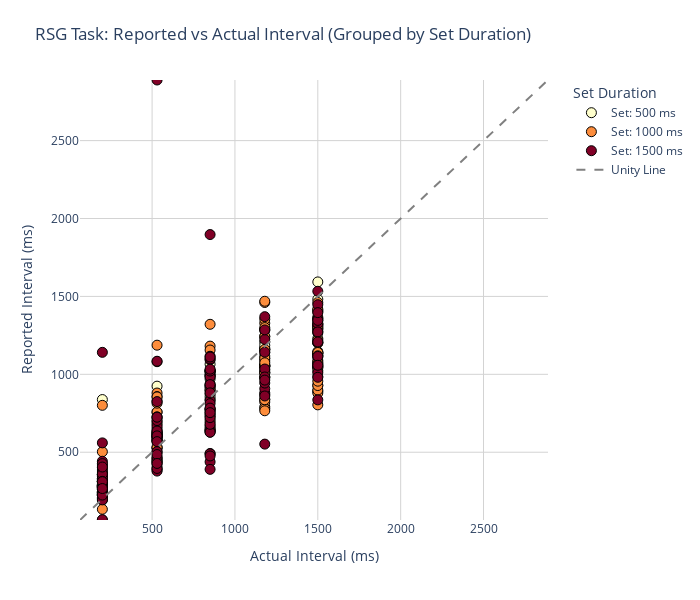

Notebook code for this chart:
### Markdown cell above
# Reported vs Actual Interval

### Code cell
import pandas as pd
import plotly.graph_objects as go
import plotly.express as px

# Assume go_df and set_durations are already defined and sorted

# Sort set durations to maintain color ordering
set_durations = sorted(go_df['set_duration'].unique())

# Define axis bounds
min_val = min(go_df['target_interval'].min(), go_df['reproduced_interval'].min())
max_val = max(go_df['target_interval'].max(), go_df['reproduced_interval'].max())

# Define discrete color scale from red to blue
from matplotlib import cm
import matplotlib.colors as mcolors

# Use matplotlib's 'RdBu' colormap, reversed so red = low, blue = high
cmap = cm.get_cmap('YlOrRd', len(set_durations))
ordered_colors = [mcolors.to_hex(cmap(i)) for i in range(len(set_durations))]

# Create scatter traces per set_duration
traces = []

for i, dur in enumerate(set_durations):
    subset = go_df[go_df['set_duration'] == dur]
    traces.append(
        go.Scatter(
            x=subset['target_interval'],
            y=subset['reproduced_interval'],
            mode='markers',
            name=f'Set: {int(dur)} ms',
            marker=dict(color=ordered_colors[i], size=10, line=dict(width=1, color='black')),
        )
    )

# Add unity line
traces.append(
    go.Scatter(
        x=[min_val, max_val],
        y=[min_val, max_val],
        mode='lines',
        name='Unity Line',
        line=dict(dash='dash', color='gray', width=2),
        showlegend=True
    )
)

layout = go.Layout(
    title='RSG Task: Reported vs Actual Interval (Grouped by Set Duration)',
    xaxis=dict(title='Actual Interval (ms)', range=[min_val, max_val]),
    yaxis=dict(title='Reported Interval (ms)', range=[min_val, max_val]),
    legend=dict(title='Set Duration', x=1.05),
    width=700,
    height=600,
    margin=dict(l=80, r=80, t=80, b=80),
    plot_bgcolor='white'
)

fig = go.Figure(data=traces, layout=layout)
fig.update_xaxes(showgrid=True, gridcolor='lightgray')
fig.update_yaxes(showgrid=True, gridcolor='lightgray')

fig.show()

# --- Summary Stats ---
print("\n=== Summary Stats ===")
print(go_df[['reproduction_error']].describe())

# --- Error by Target Interval ---
error_by_target = go_df.groupby('target_interval')['reproduction_error'].mean()
print("\n=== Mean Error by Target Interval ===")
print(error_by_target)

# --- Save Summary CSV ---
summary = go_df.groupby(['target_interval', 'set_duration']).agg({
    'reproduction_error': ['mean', 'std', 'count']
}).reset_index()
summary.columns = ['target_interval', 'set_duration', 'mean_error', 'std_error', 'n']
# summary.to_csv('rsg_summary_stats.csv', index=False)

### Figure 1 — Plotly figure (JSON) as saved in the notebook; plotly's stock layout.template omitted (floating-point values rounded to 4 significant figures)
{"data": [{"marker": {"color": "#ffffcc", "line": {"color": "black", "width": 1}, "size": 10}, "mode": "markers", "name": "Set: 500 ms", "type": "scatter", "x": [1180, 200, 1180, 530, 200, 530, 530, 1180, 200, 200, 200, 850, 200, 1500, 530, 1500, 850, 1180, 1500, 1180, 1500, 200, 1180, 1180, 530, 200, 1500, 200, 200, 850, 200, 850, 530, 850, 530, 1500, 1500, 1500, 1180, 530, 1500, 1500, 850, 1180, 200, 530, 1500, 200, 200, 200, 200, 1180, 530, 530, 530, 850, 1500, 200, 1500, 200, 850, 530, 200, 1500, 200, 1180, 1180, 1500, 200, 200, 850, 1180, 530, 200, 530, 1180, 850, 850, 1180, 1180, 1180], "y": [870, 65, 840, 400, 243, 580, 651, 978, 838, 321, 316, 898, 288, 1071, 445, 1048, 637, 1169, 1202, 1208, 1230, 231, 1028, 1118, 525, 308, 985, 310, 193, 492, 228, 970, 924, 754, 757, 1135, 1317, 1403, 1056, 589, 1482, 1593, 1065, 1291, 246, 830, 1411, 311, 268, 203, 221, 1140, 571, 597, 530, 874, 1265, 331, 1111, 283, 855, 597, 249, 1358, 263, 1157, 1160, 891, 276, 357, 838, 1186, 621, 418, 579, 984, 779, 645, 1014, 1100, 791]}, {"marker": {"color": "#fd8d3c", "line": {"color": "black", "width": 1}, "size": 10}, "mode": "markers", "name": "Set: 1000 ms", "type": "scatter", "x": [530, 200, 530, 1180, 200, 1500, 850, 200, 530, 1180, 1500, 200, 530, 1180, 530, 1180, 850, 1500, 850, 1180, 1500, 1500, 850, 1180, 850, 1180, 200, 850, 1500, 1500, 1180, 530, 200, 200, 200, 1500, 200, 850, 530, 850, 850, 850, 1500, 200, 850, 530, 1180, 200, 1180, 1180, 850, 530, 850, 850, 1180, 200, 200, 1180, 1500, 530, 1180, 1500, 1500, 530, 1500, 1180, 1180, 530, 850, 530, 530, 200, 1180, 200, 1180, 530, 1500, 200, 1500, 1500, 1500, 530, 530, 200, 200, 1500, 850, 200, 1180, 1500, 850, 1500, 850, 1500, 1180, 850, 530, 1500, 1500, 1500, 1500, 1500, 200, 1500, 1500, 200, 1500, 1500, 1180, 200, 530, 1180, 1180, 1500], "y": [615, 226, 461, 822, 275, 1041, 998, 134, 454, 779, 1367, 278, 439, 1086, 1187, 1056, 897, 1461, 657, 1328, 1089, 1301, 1181, 1244, 1025, 1353, 302, 1156, 1138, 929, 766, 634, 285, 352, 400, 1056, 275, 693, 573, 994, 741, 770, 880, 238, 1022, 720, 837, 280, 1062, 1461, 1321, 880, 1013, 773, 1010, 324, 386, 1160, 1308, 857, 1282, 1325, 1317, 695, 1294, 1469, 1300, 758, 938, 855, 630, 208, 1008, 357, 1051, 435, 899, 312, 1419, 1289, 804, 815, 1081, 801, 503, 1146, 925, 331, 1049, 1219, 709, 1122, 670, 1201, 1242, 913, 532, 1206, 1135, 1048, 1079, 1023, 273, 928, 1140, 357, 956, 1065, 1104, 234, 679, 1053, 1074, 1119]}, {"marker": {"color": "#800026", "line": {"color": "black", "width": 1}, "size": 10}, "mode": "markers", "name": "Set: 1500 ms", "type": "scatter", "x": [850, 1500, 200, 530, 850, 200, 200, 200, 850, 530, 200, 850, 530, 850, 1180, 200, 1180, 1500, 530, 1500, 530, 850, 530, 200, 530, 200, 1500, 1500, 530, 200, 200, 850, 530, 200, 200, 530, 850, 850, 850, 850, 1180, 200, 200, 850, 530, 1500, 1180, 200, 850, 530, 850, 1180, 1500, 200, 1500, 1180, 200, 850, 200, 200, 530, 1500, 850, 200, 530, 530, 1500, 530, 850, 1180, 200, 850, 850, 1500, 200, 850, 1180, 850, 1500, 200, 850, 200, 530, 1500, 530, 1500, 850, 530, 530, 530, 1180, 530, 200, 1180, 1500, 1180, 530, 200, 850, 530, 850, 1180, 200, 850, 850], "y": [987, 1447, 291, 603, 438, 67, 294, 241, 731, 666, 560, 1020, 387, 831, 881, 373, 1142, 1010, 379, 1533, 468, 490, 421, 221, 703, 442, 1355, 1276, 825, 289, 1141, 1093, 618, 284, 288, 620, 984, 926, 641, 629, 552, 226, 232, 628, 396, 981, 908, 342, 1099, 603, 476, 1034, 1344, 361, 1326, 1370, 313, 679, 427, 280, 606, 1346, 1116, 405, 636, 605, 1272, 727, 1111, 1224, 239, 934, 812, 1115, 194, 1897, 1285, 1021, 1058, 278, 783, 262, 725, 836, 501, 1208, 1033, 504, 2889, 485, 983, 568, 225, 944, 1396, 861, 1084, 311, 390, 428, 722, 963, 267, 881, 754]}, {"line": {"color": "gray", "dash": "dash", "width": 2}, "mode": "lines", "name": "Unity Line", "showlegend": true, "type": "scatter", "x": [65, 2889], "y": [65, 2889]}], "layout": {"height": 600, "legend": {"title": {"text": "Set Duration"}, "x": 1.05}, "margin": {"b": 80, "l": 80, "r": 80, "t": 80}, "plot_bgcolor": "white", "title": {"text": "RSG Task: Reported vs Actual Interval (Grouped by Set Duration)"}, "width": 700, "xaxis": {"gridcolor": "lightgray", "range": [65, 2889], "showgrid": true, "title": {"text": "Actual Interval (ms)"}}, "yaxis": {"gridcolor": "lightgray", "range": [65, 2889], "showgrid": true, "title": {"text": "Reported Interval (ms)"}}}}
